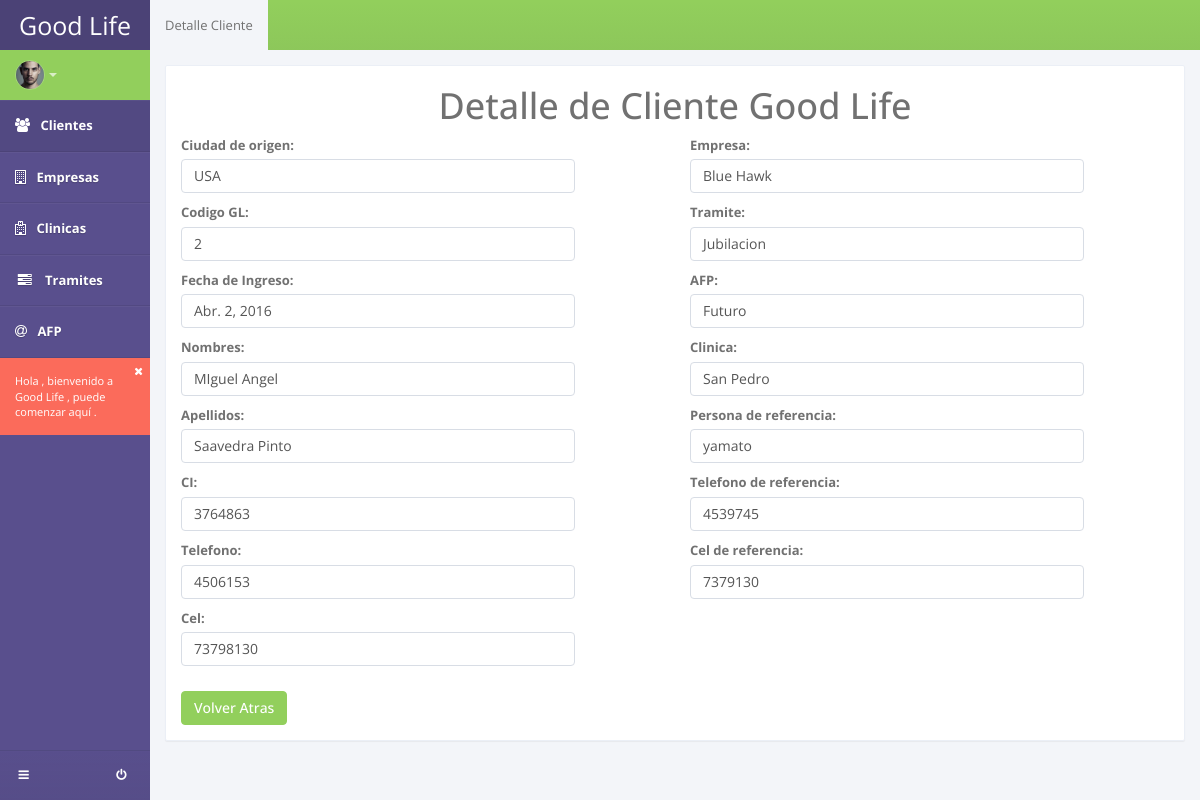
Page /detail_cliente/3 on the committed database.
### apps/clientes/models.py (models this page shows, shortened)
class Cliente(models.Model):
	codigo_gl = models.CharField(max_length=20)
	fecha_ingreso = models.DateField(null=True, blank=True)
	ciudad_origen = models.CharField(max_length=50, choices=DEP_CHOICES)
	nombres = models.CharField(max_length=100)
	apellidos = models.CharField(max_length=100)
	edad = models.IntegerField()
	ci = models.BigIntegerField()
	telefono = models.IntegerField()
	cel = models.IntegerField(null=True, blank=True)
	foto = models.ImageField(upload_to='clientes', null=True, blank=True)
	activo = models.BooleanField(default=True)
	empresa = models.ForeignKey(Empresa, null=True, blank=True)
	tramite = models.ForeignKey(Tramite, null=True, blank=True)
	afps = models.ForeignKey(TramiteAfp, null=True, blank=True)
	clinica = models.ForeignKey(Clinica, null=True, blank=True)
	persona_referencia = models.CharField(max_length=150, null=True, blank=True)
	telefono_per_referencia = models.IntegerField(null=True, blank=True)
	cel_per_referencia = models.IntegerField(null=True, blank=True)
	usuario = models.CharField(max_length=50, null=True, blank=True)
	fecha_inactivo = models.DateField(null=True, blank=True)

### apps/empresas/models.py (models this page shows)
class Empresa(models.Model):
	razon_social = models.CharField(max_length=150)
	direccion = models.CharField(max_length=150)
	telefono1 = models.CharField(max_length=20, blank=True)
	telefono2 = models.CharField(max_length=20, blank=True)
	nro_patronal = models.CharField(max_length=50, blank=True)
	departamento = models.CharField(max_length=100)
	municipios = models.CharField(max_length=100)
	def __unicode__(self):
		return self.razon_social

### apps/tramites/models.py (models this page shows)
class Tramite(models.Model):
	tipo_tramite = models.CharField(max_length=150)
	observaciones = models.CharField(max_length=500, blank=True)
	def __unicode__(self):
		return self.tipo_tramite

class TramiteAfp(models.Model):
	tipo_afp = models.CharField(max_length=150)
	observaciones = models.CharField(max_length=500, blank=True)
	def __unicode__(self):
		return self.tipo_afp

### apps/clinicas/models.py (models this page shows)
class Clinica(models.Model):
	razon_social = models.CharField(max_length=150)
	direccion = models.CharField(max_length=150)
	telefono1 = models.CharField(max_length=20, blank=True)
	telefono2 = models.CharField(max_length=20, blank=True)
	def __unicode__(self):
		return self.razon_social

### apps/clientes/views.py (the view)
# urls.py: url(r'^detail_cliente/(?P<pk>\d+)$', ClienteDetail.as_view(), name='cliente_detail'),
class ClienteDetail(DetailView):
  template_name = 'clientes/detail_cliente.html'
  model = Cliente

### templates/clientes/detail_cliente.html (shortened to what this page needs)
{% extends 'base_sistema.html' %}
{% block content %}
<section id="content">
  <section class="vbox">
    <header class="header bg-success bg-gradient">
          <ul class="nav nav-tabs">
              <li class="active"><a href="#static" data-toggle="tab">Detalle Cliente</a></li>
          </ul>
      </header>
      <section class="scrollable wrapper">
        <div class="panel panel-default">
          <div class="container">
            <div class="row">
              <h1 class="text-center">Detalle de Cliente Good Life</h1>
              <form class="form-horizontal" method='POST'>
                  <div class="col-md-6">
                    <div class="form-group">
                      <label for="" class="col-sm-5 control-label2">Ciudad de origen:</label>
                      <div class="col-sm-10">
                      <p class="form-control">{{object.ciudad_origen}}</p>
                      </div>
                      <label for="" class="col-sm-5 control-label2">Codigo GL:</label>
                      <div class="col-sm-10">
                        <p class="form-control">{{object.codigo_gl}}</p>
                      </div>
                      <label for="" class="col-sm-5 control-label2">Fecha de Ingreso:</label>
                      <div class="col-sm-10">
                        <p class="form-control">{{object.fecha_ingreso}}</p>
                      </div>
                      <label for="" class="col-sm-5 control-label2">Nombres:</label>
                      <div class="col-sm-10">
                        <p class="form-control">{{object.nombres}}</p>
                      </div>
                      <label for="" class="col-sm-5 control-label2">Apellidos:</label>
                      <div class="col-sm-10">
                        <p class="form-control">{{object.apellidos}}</p>
                      </div>
                      <label for="" class="col-sm-5 control-label2">CI:</label>
                      <div class="col-sm-10">
                        <p class="form-control">{{object.ci}}</p>
                      </div>
                      <label for="" class="col-sm-5 control-label2">Telefono:</label>
                      <div class="col-sm-10">
                        <p class="form-control">{{object.telefono}}</p>
                      </div>
                      <label for="" class="col-sm-5 control-label2">Cel:</label>
                      <div class="col-sm-10">
                        <p class="form-control">{{object.cel}}</p>
                      </div>
                    </div>
                  </div>
                  <div class="col-md-6">
                    <div class="form-group">
                      <label for="" class="col-sm-5 control-label2">Empresa:</label>
                      <div class="col-sm-10">
                      <p class="form-control">{{object.empresa}}</p>
                      </div>
                      <label for="" class="col-sm-5 control-label2">Tramite:</label>
                      <div class="col-sm-10">
                      <p class="form-control">{{object.tramite}}</p>
                      </div>
                      <label for="" class="col-sm-5 control-label2">AFP:</label>
                      <div class="col-sm-10">
                      <p class="form-control">{{object.afps}}</p>
                      </div>
                      <label for="" class="col-sm-5 control-label2">Clinica:</label>
                      <div class="col-sm-10">
                      <p class="form-control">{{object.clinica}}</p>
                      </div>
                      <label for="" class="col-sm-5 control-label2">Persona de referencia:</label>
                      <div class="col-sm-10">
                        <p class="form-control">{{object.persona_referencia}}</p>
                      </div>
                      <label for="" class="col-sm-5 control-label2">Telefono de referencia:</label>
                      <div class="col-sm-10">
                        <p class="form-control">{{object.telefono_per_referencia}}</p>
                      </div>
                      <label for="" class="col-sm-5 control-label2">Cel de referencia:</label>
                      <div class="col-sm-10">
                        <p class="form-control">{{object.cel_per_referencia}}</p>
                      </div>
                    </div>
                  </div>
                </form>
              </div>
              <div class="form-group">
                        <div>
                          <a href="/listar_cliente" class="btn  btn-success"> Volver  Atras</a>
                        </div>
                      </div>
            </div>
          </div>
      </section>
  </section>
</section>
{% endblock content %}

### templates/base_sistema.html (shortened to what this page needs)
{% load staticfiles %}
<!DOCTYPE html>
<html lang="en">
<head>
    <link rel="stylesheet" href="{% static "css/app.v1.css"%}">
    <link rel="stylesheet" href="{% static "css/font.css"%}" cache="false">
    <link rel="stylesheet" href="{% static "css/font-awesome.css"%}">
</head>
<body>
    <section class="hbox stretch">
        <aside class="bg-primary aside-sm" id="nav">
            <section class="vbox">
                <header class="dker nav-bar">
                    <a class="btn btn-link visible-xs active" data-toggle="class:nav-off-screen" data-target="body">  </a> <a href="/" class="nav-brand" >Good Life</a>
                </header>
                <footer class="footer bg-gradient hidden-xs">
                    <a href="modal.lockme.html" data-toggle="ajaxModal" class="btn btn-sm btn-link m-r-n-xs pull-right"> <i class="icon-off"></i> </a>
                    <a href="#nav" data-toggle="class:nav-vertical" class="btn btn-sm btn-link m-l-n-sm"> <i class="icon-reorder"></i> </a>
                </footer>
                <section>
                    <div class="bg-success nav-user hidden-xs pos-rlt">
                        <div class="nav-avatar pos-rlt">
                            <a href="#" class="thumb-sm avatar animated rollIn" data-toggle="dropdown"> <img src="{% static "images/avatar.jpg" %}" alt="" class=""> <span class="caret caret-white"></span> </a>
                        </div>
                        <div class="nav-msg">
                        </div>
                    </div>
                    <nav class="nav-primary hidden-xs">
                        <ul class="nav">
                            <li class="active">
                                <a href="/listar_cliente"> <i class="fa fa-users"></i> <span>Clientes</span> </a>
                            </li>
                            <li>
                                <a href="/listar_empresa" > <i class="fa fa-building-o"></i> <span>Empresas</span> </a>
                            </li>
                            <li>
                                <a href="/listar_clinica"><i class="fa fa-hospital-o"></i> <span>Clinicas</span> </a>
                            </li>
                            <li>
                                <a href="/listar_tramite"> <i class="icon-tasks"></i> <span>Tramites</span> </a>
                            </li>
                            <li>
                                <a href="/listar_tramiteafp"> <i class="fa fa-at"></i> <span>AFP</span> </a>
                            </li>
                        </ul>
                    </nav>
                    <div class="bg-danger wrapper hidden-vertical animated rollIn text-sm"> <a href="#" data-dismiss="alert" class="pull-right m-r-n-sm m-t-n-sm"><i class="icon-close icon-remove "></i></a> Hola , bienvenido a Good Life , puede comenzar aquí . </div>
                </section>
            </section>
        </aside>
        {% block content %}
        {% endblock %}
    </section>
</body>
</html>

### rows in the picture
Cliente: ciudad_origen "USA", codigo_gl "2", fecha_ingreso "Abr. 2, 2016", nombres "MIguel Angel", apellidos "Saavedra Pinto", ci "3764863", telefono "4506153", cel "73798130", empresa "Blue Hawk", tramite "Jubilacion", afps "Futuro", clinica "San Pedro", persona_referencia "yamato", telefono_per_referencia "4539745", cel_per_referencia "7379130"
